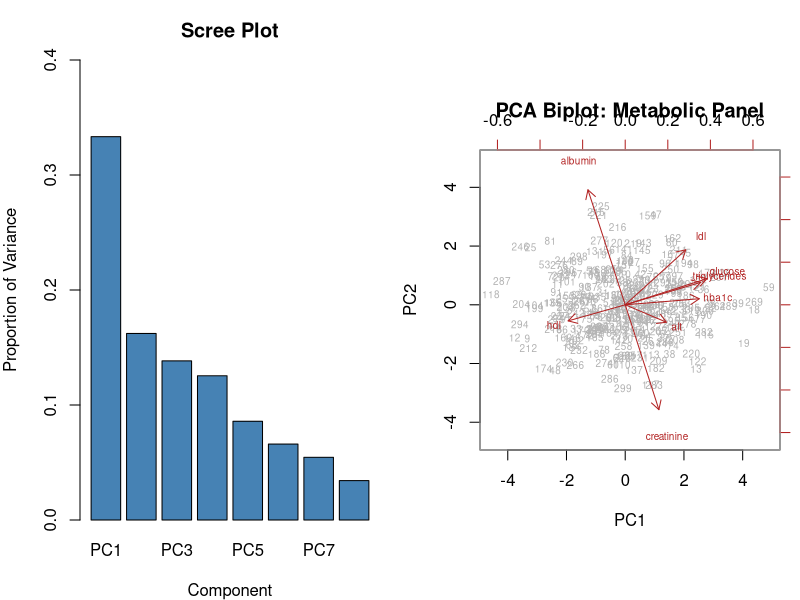
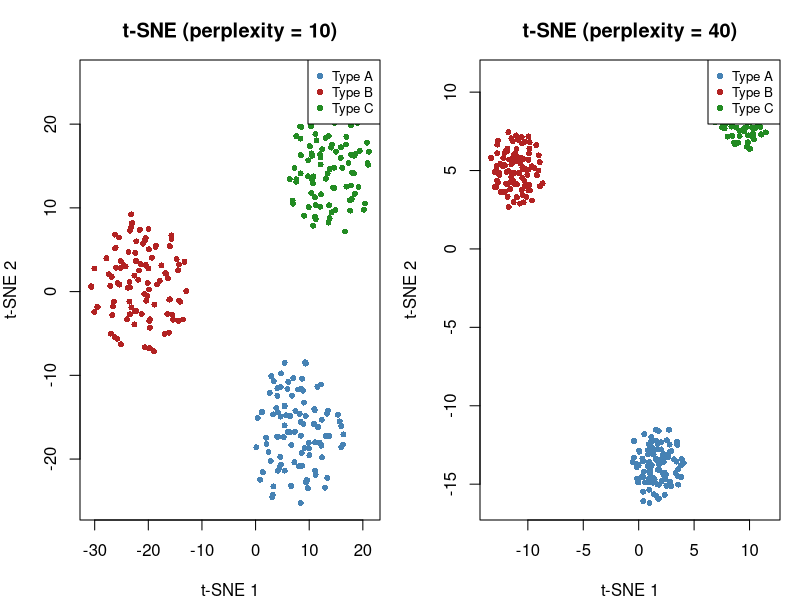
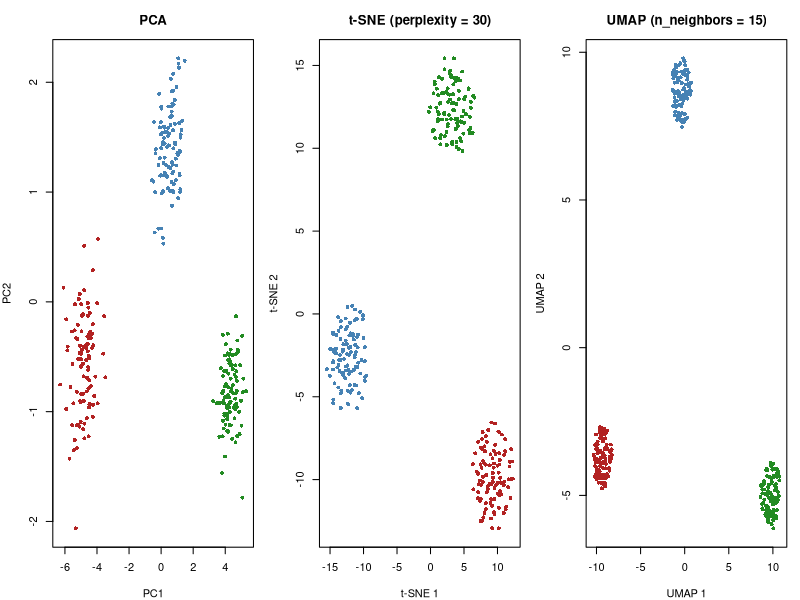

These charts were generated, in order, by the following R code:
## ---- chunk 1
#| eval: true
#| include: false
library(tidyverse)
library(knitr)
## ---- chunk 2
#| label: fig-pca-metabolic-r
#| eval: true
#| fig-cap: "PCA of a simulated metabolic panel: scree plot and biplot."
#| fig-width: 12
#| fig-height: 5

library(MASS) # for mvrnorm()
library(tibble) # for tibble()

set.seed(42)
n <- 300

# Simulate correlated metabolic data
# Create correlation structure: glucose/HbA1c/triglycerides cluster;
# creatinine/albumin cluster
# fmt: skip
Sigma <- matrix(c(
  1.0, 0.7, 0.5, 0.3, -0.2, 0.1, 0.2, -0.1,
  0.7, 1.0, 0.4, 0.2, -0.2, 0.1, 0.1, -0.1,
  0.5, 0.4, 1.0, 0.4, -0.3, 0.1, 0.3, -0.1,
  0.3, 0.2, 0.4, 1.0, -0.5, 0.1, 0.2, 0.0,
  -0.2, -0.2, -0.3, -0.5, 1.0, -0.1, -0.1, 0.2,
  0.1, 0.1, 0.1, 0.1, -0.1, 1.0, 0.1, -0.3,
  0.2, 0.1, 0.3, 0.2, -0.1, 0.1, 1.0, -0.2,
  -0.1, -0.1, -0.1, 0.0, 0.2, -0.3, -0.2, 1.0
), nrow = 8)

z <- mvrnorm(n, mu = rep(0, 8), Sigma = Sigma)
metabolic <- tibble(
  glucose = round(z[, 1] * 30 + 100),
  hba1c = round(z[, 2] * 1.0 + 5.8, 1),
  triglycerides = round(z[, 3] * 50 + 150),
  ldl = round(z[, 4] * 30 + 120),
  hdl = round(z[, 5] * 12 + 55),
  creatinine = round(z[, 6] * 0.3 + 1.0, 2),
  alt = round(z[, 7] * 15 + 30),
  albumin = round(z[, 8] * 0.4 + 4.0, 1)
)

# PCA on scaled data
pca_result <- prcomp(metabolic, scale. = TRUE)

# Scree plot and biplot side by side
par(mfrow = c(1, 2), mar = c(4, 4, 3, 1))

# Scree plot
var_explained <- pca_result$sdev^2 / sum(pca_result$sdev^2)
barplot(
  var_explained,
  names.arg = paste0("PC", 1:8),
  col = "steelblue",
  main = "Scree Plot",
  ylab = "Proportion of Variance",
  xlab = "Component",
  ylim = c(0, 0.4)
)
# Biplot
biplot(
  pca_result,
  scale = 0,
  cex = 0.6,
  col = c("grey70", "firebrick"),
  main = "PCA Biplot: Metabolic Panel"
)
## ---- chunk 3
#| label: fig-tsne-r
#| eval: true
#| fig-cap: "t-SNE visualisation of simulated patient data with three disease subtypes."
#| fig-width: 10
#| fig-height: 5

library(Rtsne)

set.seed(42)

# Simulate 3 patient subtypes with 20 features
n_per_group <- 100
p <- 20

group1 <- matrix(rnorm(n_per_group * p, mean = 0, sd = 1), ncol = p)
group2 <- matrix(rnorm(n_per_group * p, mean = 2, sd = 1.2), ncol = p)
group3 <- matrix(rnorm(n_per_group * p, mean = -1, sd = 0.8), ncol = p)
# Make groups differ in specific feature subsets
group2[, 1:5] <- group2[, 1:5] + 3
group3[, 10:15] <- group3[, 10:15] - 4

X <- rbind(group1, group2, group3)
labels <- factor(rep(c("Type A", "Type B", "Type C"), each = n_per_group))

# Run t-SNE with two perplexity values
tsne_low <- Rtsne(
  X,
  perplexity = 10,
  dims = 2,
  verbose = FALSE,
  max_iter = 1000
)
tsne_high <- Rtsne(
  X,
  perplexity = 40,
  dims = 2,
  verbose = FALSE,
  max_iter = 1000
)

par(mfrow = c(1, 2), mar = c(4, 4, 3, 1))
cols <- c("steelblue", "firebrick", "forestgreen")

plot(
  tsne_low$Y,
  col = cols[labels],
  pch = 16,
  cex = 0.8,
  main = "t-SNE (perplexity = 10)",
  xlab = "t-SNE 1",
  ylab = "t-SNE 2"
)
legend("topright", levels(labels), col = cols, pch = 16, cex = 0.8)

plot(
  tsne_high$Y,
  col = cols[labels],
  pch = 16,
  cex = 0.8,
  main = "t-SNE (perplexity = 40)",
  xlab = "t-SNE 1",
  ylab = "t-SNE 2"
)
legend("topright", levels(labels), col = cols, pch = 16, cex = 0.8)
## ---- chunk 4
#| label: fig-umap-comparison-r
#| eval: true
#| fig-cap: "PCA, t-SNE, and UMAP visualisations of the same simulated patient dataset."
#| fig-width: 14
#| fig-height: 4.5

library(Rtsne)
library(uwot)

set.seed(42)

pca_scores <- prcomp(X, scale. = TRUE)$x[, 1:2]
tsne_emb <- Rtsne(X, perplexity = 30, dims = 2, verbose = FALSE)$Y
umap_emb <- umap(X, n_neighbors = 15, min_dist = 0.1, verbose = FALSE)

par(mfrow = c(1, 3), mar = c(4, 4, 3, 1))
cols <- c("steelblue", "firebrick", "forestgreen")[as.numeric(labels)]

plot(
  pca_scores,
  col = cols,
  pch = 16,
  cex = 0.8,
  main = "PCA",
  xlab = "PC1",
  ylab = "PC2"
)

plot(
  tsne_emb,
  col = cols,
  pch = 16,
  cex = 0.8,
  main = "t-SNE (perplexity = 30)",
  xlab = "t-SNE 1",
  ylab = "t-SNE 2"
)

plot(
  umap_emb,
  col = cols,
  pch = 16,
  cex = 0.8,
  main = "UMAP (n_neighbors = 15)",
  xlab = "UMAP 1",
  ylab = "UMAP 2"
)
